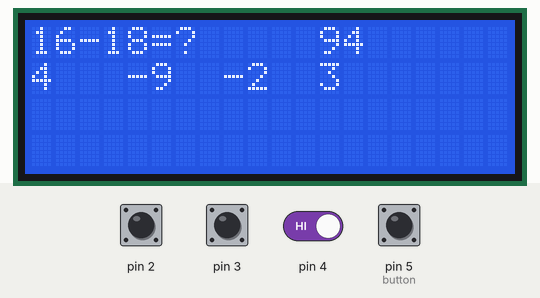
Simulated run of this sketch. Board: Arduino Uno, built with avr-gcc and run on an emulated ATmega328P. Parts: 20×4 character LCD. The inputs (shaded band) are chosen by the test bench; at power-on: pin 2–4, pin 5 (button) HIGH. Random numbers use the default seed unless the sketch sets one.

Above: at 2.79 s.
2.8 s: pin 2 pulled LOW for 0.2 s
At 3.3 s:
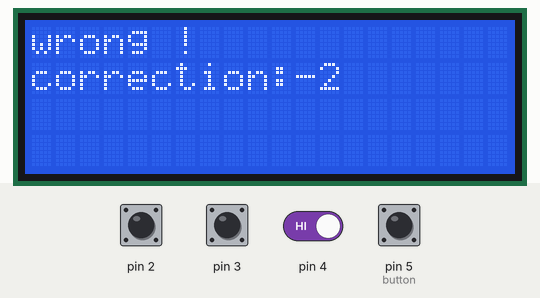
At 5.8 s:
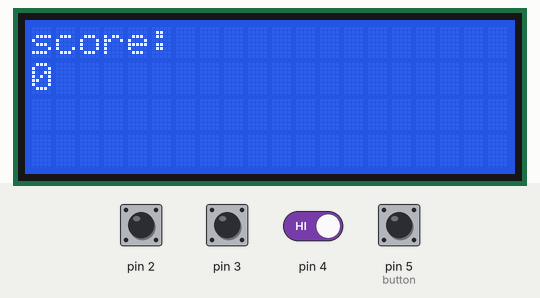
6.0 s: pin 2 driven LOW and pin 4 driven LOW
9.0 s: pin 4 driven HIGH
At 11.1 s:
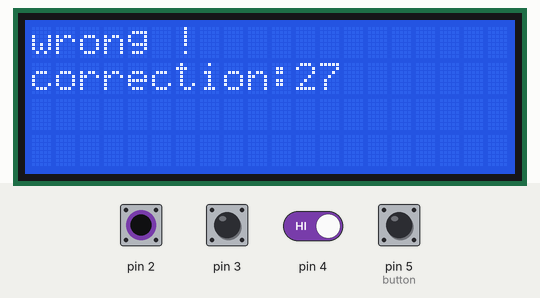
Timing chart, 0 to 12.6 s (numbered marks = the images above; inputs shaded):
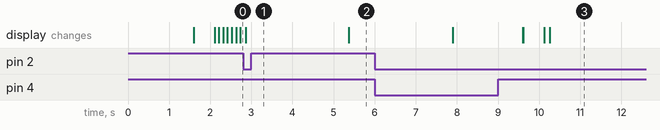

The sketch:

math_game.ino
```cpp
#include <LiquidCrystal_I2C.h>

#define BUZZER_PIN 12

LiquidCrystal_I2C lcd(0x27, 20, 4);// an lcd displayer object


int buttons[4]={2,3,4,5};// defining an array to store pins of the buttons


int choices[4]={0,0,0, 0}; // array to store the choices , one of them is correct an in a random position
int score=0; // incoreases for every correct answer
int typing=0;// 0 to show the operation then switched to 1 to avoid showing it again and give the user the chance to choose his answer

int the_game_is_on=1;// a bool give the user the choice to start another game or no

int factor1=0,factor2=0; // the two factors of the operation

int result=0; // the result (correct answer) of the operation in question

int time=100; // the timer


int button1_state=HIGH; // variable for the state of each speed button
int button2_state=HIGH;
int button3_state=HIGH;
int button4_state=HIGH;


void setup() {

  lcd.init(); // initialisation of the displayer
  lcd.clear();
  lcd.backlight(); // active le rétro-éclairage


  pinMode(2, INPUT_PULLUP);
  pinMode(3, INPUT_PULLUP);
  pinMode(4, INPUT_PULLUP);
  pinMode(5, INPUT_PULLUP);

  randomSeed(analogRead(A0)); // to initialise the random function to generate diffrent number each time

  lcd.print("   WELCOME !!   ");
  delay(1500);


}

void loop()
{
  if (typing==0 && the_game_is_on ) // if the user is not asked to type his answer and the game is on
  {
    new_operation();
  }
  else
  {
    button1_state=digitalRead(5); // reading the state of the button
    button2_state=digitalRead(4);
    button3_state=digitalRead(3);
    button4_state=digitalRead(2);


        if (button1_state==LOW) // if the buttun number one is pressed
        {
              check_answer_or_activate_the_game(0); // checing if the choice correspanding to this button is the correct answer if the game is on , if it is not on we turn it on
        }
        else if (button2_state==LOW)
        {
              check_answer_or_activate_the_game(1);
        }
        else if (button3_state==LOW)
        {
              check_answer_or_activate_the_game(2);
        }
        else if (button4_state==LOW)
        {
              check_answer_or_activate_the_game(3);
        }


  }
  delay(100); // Pause avant de recommencer
  if (the_game_is_on)
  {
    decrease_time();
  }
  if (time<1)
  {
    time_out();
  }
}


void check_answer_or_activate_the_game(int index) // a function to check the answer or activate the game if it is off
{
          if(the_game_is_on)
          {
                if (choices[index]==result) // checking the answer
                {
                  correct();
                }
                else {
                {
                  wrong();
                }
                }
          }
          else
          {
            the_game_is_on=1; // turning the game on
          }
}


void new_operation() // a function to randomly make  a new operation
{
  factor1 = random(29)+2; // randomly choosing the two factors of the operation
  factor2 = random(29)+2;
  int operator_selector=random(3); // a random variable to choose which operation gonna be used , (0: multiplication , 1:addition , 2: substraction)
  switch (operator_selector) {
    case 0:
      show_operation('*');
      result=factor1*factor2;
      break;
    case 1:
      show_operation('+');
      result=factor1+factor2;
      break;
    case 2:
      show_operation('-');
      result=factor1-factor2;
      break;
  }

  set_choices();
  show_choices();

  typing=1;
}


void show_operation(char _operator_) // a function to show the operation
{
  lcd.clear();
  lcd.print(factor1);
  lcd.print(_operator_);
  lcd.print(factor2);
  lcd.print("=?");
  lcd.setCursor(12,0);
  lcd.print(time);
  delay(500);
}

void set_choices() // a function to randomly choose the index of the correct answer in the choices array and fill the rest with close answer
{
  int correct_choice_index=random(4); // randomly choosing the right choice spot in the choices array
  choices[correct_choice_index]=result; // putting the correct choice in its randomly chosen spot in the choices array
  for (int i=0;i<4;i++)
  {
    if (i!=correct_choice_index) // if i is not the index of the correct answer , to not override the right choice
    {
      choices[i]=result+(random(10)-random(10)); // filling the other spots with random ,but close to the right answer , answers
    }
  }
}


void show_choices() // a function to show the choices
{
  lcd.setCursor(0,1);
  for (int i=0;i<4;i++)
  {
   lcd.setCursor(4*i, 1);
    lcd.print(choices[i]);

  }
}


void correct() // a function to show the user that his answer was correct , increase his score and restart tha timer
{
  lcd.clear();
  lcd.print("correct !");
  lcd.setCursor(0,1);
  score++; // increaseing the score
  lcd.print("score:");
  lcd.print(score); // displaying the users score
  delay(2000);
  typing=0; // put the in making another operation mode
  time=100; // timer reset

}

void wrong() // a function to show the user that his answer was wrong , reset the score and the timer then ask if he want to continu or no
{
  the_game_is_on=0; // turning the game off

  lcd.clear();
  lcd.print("wrong !");
  typing=0; // // put the in making another operation mode
  lcd.setCursor(0,1);
  lcd.print("correction:");
  lcd.print(result); // showing the right answer
  delay(2500);
  lcd.clear();
  lcd.print("score:"); // sowing the score
  lcd.setCursor(0,1);
  lcd.print(score);
  delay(2500);
  lcd.clear();
  lcd.print("new game ?"); // asking the user if he wants to start a new game
  lcd.setCursor(0, 1);
  lcd.print("press any button");// by pressing any button the game will restart
  delay(1500);
  score=0; // score reset
  time=100;// timer reset

}


void decrease_time() // a function to decrease the timer
{
  time--;
  lcd.setCursor(12,0);
  lcd.print(time);
  lcd.print("  ");
}

void time_out() // a function announcing that the user took too long and the time is out
{

  the_game_is_on=0; // turning the game off

  lcd.clear();
  lcd.print("Time out !");
  typing=0;

  delay(2500);
  lcd.clear();
  lcd.print("score:");// showing the score
  lcd.setCursor(0,1);
  lcd.print(score);
  delay(2500);
  lcd.clear();
  lcd.print("new game ?");// asking the user if he wants to start a new game
  lcd.setCursor(0, 1);
  lcd.print("press any button");
  delay(500);
  score=0;
  time=100;

}
```
